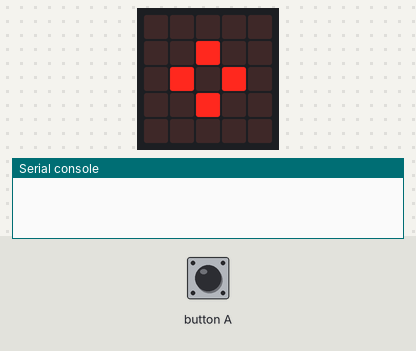
Bench run of a program on a simulated BBC micro:bit (MakeCode). Parts: the board's 5×5 LED display, the last lines printed to the serial console. The test bench sets the inputs (shaded band). No radio messages arrive unless stated (any console line starting 'radio sent:' is added by the test bench).

Above: at 0.1 s.
At 0.7 s:
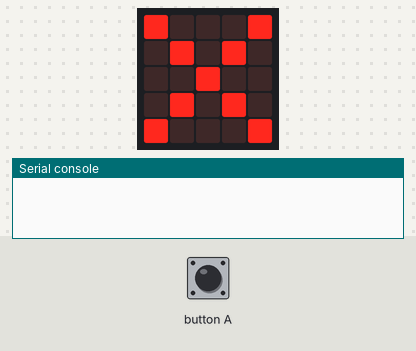
1.3 s: button A pressed for 0.15 s
At 2.3 s:
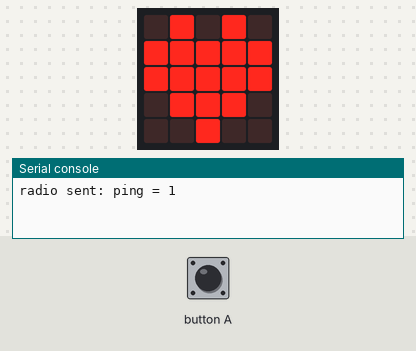
Timing chart, 0 to 4.3 s (numbered marks = the images above; inputs shaded):
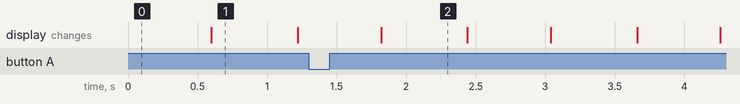

Measured:
- after the input at 1.3 s, the display: changes after 0.52 s (image 2)
- what the display in image 1 shows lasts 0.6 s, from 0.6 s to 1.2 s

The program:

main.ts
```typescript
/**
 * il faut initier une valeur lors de l'appui sur A et faire vivre une autre valeur, afin de pouvoir la réinitialiser
 */
input.onButtonPressed(Button.A, function () {
    radio.sendValue("ping", 1)
    paquetSend += 1
})
radio.onReceivedValue(function (name, value) {
    radio.sendValue("ping", 1)
    paquetSend += 1
})
function EtatLed () {
    basic.clearScreen()
}
let PaquetTemp = 0
radio.setGroup(1)
let paquetSend = 0
basic.forever(function () {
    PaquetTemp = paquetSend
    basic.showIcon(IconNames.SmallDiamond)
    if (paquetSend == PaquetTemp) {
        basic.showIcon(IconNames.No)
    } else {
        basic.showIcon(IconNames.Heart)
    }
})
```

test.ts
```typescript
// les tests vont ici ; cela ne sera pas compilé si ce paquet est utilisé en tant qu'extension.
```
